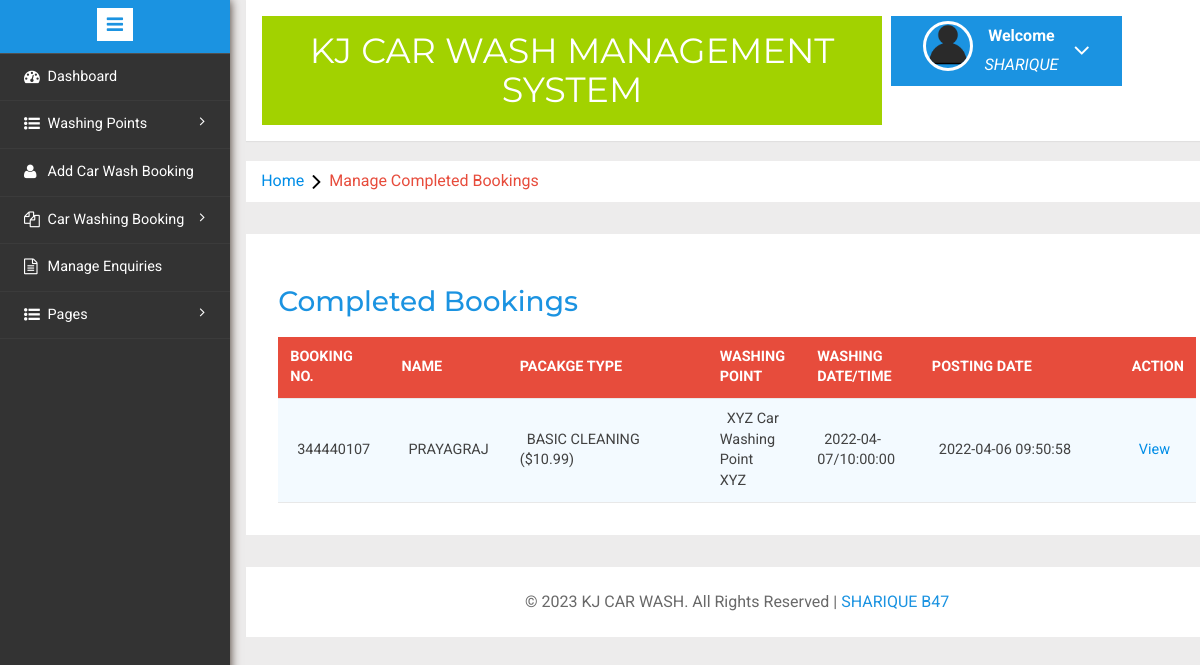
The app's page /cwms/admin/completed-booking.php (signed in) with its own data.
### tables this page shows
CREATE TABLE `tblcarwashbooking` (
  `id` int(11) NOT NULL,
  `bookingId` bigint(10) DEFAULT NULL,
  `packageType` varchar(120) DEFAULT NULL,
  `carWashPoint` int(11) DEFAULT NULL,
  `fullName` varchar(150) DEFAULT NULL,
  `mobileNumber` bigint(12) DEFAULT NULL,
  `washDate` date DEFAULT NULL,
  `washTime` time DEFAULT NULL,
  `message` mediumtext DEFAULT NULL,
  `status` varchar(120) DEFAULT NULL,
  `adminRemark` mediumtext DEFAULT NULL,
  `paymentMode` varchar(120) DEFAULT NULL,
  `txnNumber` varchar(120) DEFAULT NULL,
  `postingDate` timestamp NULL DEFAULT current_timestamp(),
  `lastUpdationDate` timestamp NULL DEFAULT NULL ON UPDATE current_timestamp()
);

CREATE TABLE `tblwashingpoints` (
  `id` int(11) NOT NULL,
  `washingPointName` varchar(255) DEFAULT NULL,
  `washingPointAddress` varchar(255) DEFAULT NULL,
  `contactNumber` bigint(20) DEFAULT NULL,
  `creationDate` timestamp NOT NULL DEFAULT current_timestamp()
);

### cwms/admin/completed-booking.php (the view, shortened to what this page needs)
<?php
include('includes/config.php');
if(strlen($_SESSION['alogin'])==0)
	{
header('location:index.php');
}
else{
	?>
<!DOCTYPE HTML>
<html>
<head>
<link href="css/bootstrap.min.css" rel='stylesheet' type='text/css' />
<link href="css/style.css" rel='stylesheet' type='text/css' />
<link rel="stylesheet" href="css/morris.css" type="text/css"/>
<link href="css/font-awesome.css" rel="stylesheet">
<link rel="stylesheet" type="text/css" href="css/table-style.css" />
<link rel="stylesheet" type="text/css" href="css/basictable.css" />
<link rel="stylesheet" href="css/icon-font.min.css" type='text/css' />
</head>
<body>
   <div class="page-container">
<div class="left-content">
	   <div class="mother-grid-inner">
				<?php include('includes/header.php');?>
				</div>
<ol class="breadcrumb">
                <li class="breadcrumb-item"><a href="dashboard.php">Home</a><i class="fa fa-angle-right"></i>Manage Completed Bookings</li>
            </ol>
<div class="agile-grids">
				<div class="agile-tables">
					<div class="w3l-table-info">
					  <h2>Completed Bookings</h2>
					    <table id="table">
						<thead>
						  <tr>
						  <th>Booking No.</th>
							<th>Name</th>
							<th width="200">Pacakge Type</th>
							<th>Washing Point </th>
							<th>Washing Date/Time </th>
							<th width="200">Posting date </th>
							<th>Action </th>
						  </tr>
						</thead>
						<tbody>
<?php $sql = "SELECT *,tblcarwashbooking.id as bid from tblcarwashbooking
join tblwashingpoints on tblwashingpoints.id=tblcarwashbooking.carWashPoint
 where status='Completed'";
$query = $dbh -> prepare($sql);
$query->execute();
$results=$query->fetchAll(PDO::FETCH_OBJ);
if($query->rowCount() > 0)
{
foreach($results as $result)
{				?>
						  <tr>
							<td><?php echo htmlentities($result->bookingId);?></td>
							<td><?php echo htmlentities($result->fullName);?></td>
								<td width="50">
								<?php $ptype=$result->packageType;
if($ptype==1): echo "BASIC CLEANING ($10.99)";endif;
							?></td>
							<td><?php echo htmlentities($result->washingPointName	);?><br />
								<?php echo htmlentities($result->washingPointAddress);?></td>
							<td><?php echo htmlentities($result->washDate."/".$result->washTime);?></td>
								<td><?php echo htmlentities($result->postingDate);?></td>
<td><a href="booking-details.php?bid=<?php echo htmlentities($result->bid);?>&&bookingid=<?php echo htmlentities($result->bookingId);?>">View</a>
</td>
<?php } ?>
</tr>
						 <?php } else { ?>
						 	<tr>
						 		<td colspan="6" style="color:red;">No Record found</td>
						 	</tr>
						 <?php } ?>
						</tbody>
					  </table>
					</div>
			</div>
<?php include('includes/footer.php');?>
</div>
</div>
						<?php include('includes/sidebarmenu.php');?>
							</div>
</body>
</html>
<?php } ?>

### cwms/admin/css/table-style.css (style rules this page uses)
table { background: white; border-collapse: collapse; margin: 1.25em 0 0; width: 100%; }
table tr, table th, table td { border: none; border-bottom: 1px solid #e8e8e8; font-size: .95em; }
table th, table td { padding: 10px 12px; text-align: left; }
table th { background: #e74c3c; color: #fff; text-transform: uppercase; }
table tr td { background: #f3faff; color: #424242; }
table { width: 100%; }

### records on screen
tblcarwashbooking: bookingId "344440107", fullName "PRAYAGRAJ", packageType "BASIC CLEANING ($10.99)", carWashPoint.washingPointName "XYZ Car Washing Point", carWashPoint.washingPointAddress "XYZ", washDate+washTime "2022-04-07/10:00:00", postingDate "2022-04-06 09:50:58"
